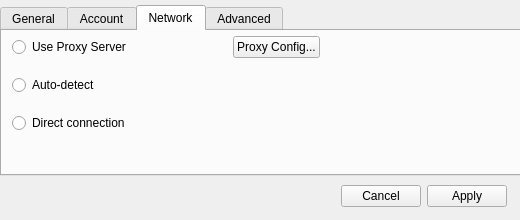
<?xml version="1.0" encoding="UTF-8"?>
<ui version="4.0">
 <class>Dialog</class>
 <widget class="QDialog" name="Dialog">
  <property name="geometry">
   <rect>
    <x>0</x>
    <y>0</y>
    <width>520</width>
    <height>220</height>
   </rect>
  </property>
  <property name="windowTitle">
   <string>Preferences</string>
  </property>
  <property name="windowIcon">
   <iconset>
    <normaloff>nxdrive/data/icons/advanced.png</normaloff>nxdrive/data/icons/advanced.png</iconset>
  </property>
  <widget class="QTabWidget" name="tabWidget">
   <property name="geometry">
    <rect>
     <x>0</x>
     <y>5</y>
     <width>521</width>
     <height>171</height>
    </rect>
   </property>
   <property name="currentIndex">
    <number>2</number>
   </property>
   <property name="iconSize">
    <size>
     <width>48</width>
     <height>48</height>
    </size>
   </property>
   <widget class="QWidget" name="tabGeneral">
    <attribute name="icon">
     <iconset>
      <normaloff>nxdrive/data/icons/general-configuration.png</normaloff>nxdrive/data/icons/general-configuration.png</iconset>
    </attribute>
    <attribute name="title">
     <string>General</string>
    </attribute>
    <widget class="QWidget" name="layoutWidget">
     <property name="geometry">
      <rect>
       <x>20</x>
       <y>0</y>
       <width>430</width>
       <height>64</height>
      </rect>
     </property>
     <layout class="QVBoxLayout" name="verticalLayout" stretch="1,1,0">
      <property name="spacing">
       <number>6</number>
      </property>
      <item>
       <widget class="QCheckBox" name="cbNotifications">
        <property name="enabled">
         <bool>true</bool>
        </property>
        <property name="sizePolicy">
         <sizepolicy hsizetype="Preferred" vsizetype="Minimum">
          <horstretch>0</horstretch>
          <verstretch>0</verstretch>
         </sizepolicy>
        </property>
        <property name="minimumSize">
         <size>
          <width>200</width>
          <height>22</height>
         </size>
        </property>
        <property name="mouseTracking">
         <bool>false</bool>
        </property>
        <property name="text">
         <string>Show notifications</string>
        </property>
        <property name="checked">
         <bool>true</bool>
        </property>
       </widget>
      </item>
      <item>
       <widget class="QCheckBox" name="cbAutostart">
        <property name="minimumSize">
         <size>
          <width>0</width>
          <height>22</height>
         </size>
        </property>
        <property name="text">
         <string>Start CloudDesk sync automatically when starting this computer</string>
        </property>
        <property name="checked">
         <bool>true</bool>
        </property>
       </widget>
      </item>
      <item>
       <widget class="QCheckBox" name="cbIconOverlays">
        <property name="minimumSize">
         <size>
          <width>0</width>
          <height>22</height>
         </size>
        </property>
        <property name="text">
         <string>Show files sync status icons</string>
        </property>
        <property name="checked">
         <bool>true</bool>
        </property>
       </widget>
      </item>
     </layout>
    </widget>
   </widget>
   <widget class="QWidget" name="tabAccount">
    <attribute name="icon">
     <iconset>
      <normaloff>nxdrive/data/icons/user-account.png</normaloff>nxdrive/data/icons/user-account.png</iconset>
    </attribute>
    <attribute name="title">
     <string>Account</string>
    </attribute>
    <widget class="QWidget" name="layoutWidget">
     <property name="geometry">
      <rect>
       <x>10</x>
       <y>4</y>
       <width>502</width>
       <height>127</height>
      </rect>
     </property>
     <layout class="QGridLayout" name="gridLayout">
      <item row="0" column="0">
       <widget class="QLabel" name="label">
        <property name="cursor">
         <cursorShape>ArrowCursor</cursorShape>
        </property>
        <property name="text">
         <string>Account:</string>
        </property>
       </widget>
      </item>
      <item row="0" column="1">
       <widget class="QLineEdit" name="txtAccount">
        <property name="enabled">
         <bool>false</bool>
        </property>
        <property name="sizePolicy">
         <sizepolicy hsizetype="MinimumExpanding" vsizetype="MinimumExpanding">
          <horstretch>0</horstretch>
          <verstretch>0</verstretch>
         </sizepolicy>
        </property>
        <property name="minimumSize">
         <size>
          <width>250</width>
          <height>22</height>
         </size>
        </property>
        <property name="maxLength">
         <number>50</number>
        </property>
       </widget>
      </item>
      <item row="0" column="2">
       <widget class="QPushButton" name="btnDisconnect">
        <property name="toolTip">
         <string>Link and unlink this device</string>
        </property>
        <property name="text">
         <string>Disconnect</string>
        </property>
       </widget>
      </item>
      <item row="1" column="0">
       <widget class="QLabel" name="label_3">
        <property name="text">
         <string>CloudDesk Url</string>
        </property>
       </widget>
      </item>
      <item row="1" column="1">
       <widget class="QLineEdit" name="txtUrl">
        <property name="enabled">
         <bool>true</bool>
        </property>
        <property name="minimumSize">
         <size>
          <width>250</width>
          <height>22</height>
         </size>
        </property>
       </widget>
      </item>
      <item row="2" column="0">
       <widget class="QLabel" name="label_2">
        <property name="minimumSize">
         <size>
          <width>0</width>
          <height>22</height>
         </size>
        </property>
        <property name="text">
         <string>Computer Name:</string>
        </property>
       </widget>
      </item>
      <item row="2" column="1">
       <widget class="QLabel" name="lblComputer">
        <property name="minimumSize">
         <size>
          <width>250</width>
          <height>22</height>
         </size>
        </property>
        <property name="text">
         <string>computer name here</string>
        </property>
        <property name="alignment">
         <set>Qt::AlignRight|Qt::AlignTrailing|Qt::AlignVCenter</set>
        </property>
       </widget>
      </item>
      <item row="3" column="0">
       <widget class="QLabel" name="label_4">
        <property name="text">
         <string>CloudDesk location</string>
        </property>
       </widget>
      </item>
      <item row="3" column="1">
       <widget class="QLabel" name="lblCloudFolder">
        <property name="minimumSize">
         <size>
          <width>250</width>
          <height>22</height>
         </size>
        </property>
        <property name="text">
         <string>TextLabel</string>
        </property>
        <property name="alignment">
         <set>Qt::AlignRight|Qt::AlignTrailing|Qt::AlignVCenter</set>
        </property>
       </widget>
      </item>
     </layout>
    </widget>
   </widget>
   <widget class="QWidget" name="tabNetwork">
    <attribute name="icon">
     <iconset>
      <normaloff>nxdrive/data/icons/network-proxy.png</normaloff>nxdrive/data/icons/network-proxy.png</iconset>
    </attribute>
    <attribute name="title">
     <string>Network</string>
    </attribute>
    <widget class="QWidget" name="">
     <property name="geometry">
      <rect>
       <x>10</x>
       <y>0</y>
       <width>308</width>
       <height>110</height>
      </rect>
     </property>
     <layout class="QGridLayout" name="gridLayout_2">
      <item row="0" column="0">
       <widget class="QRadioButton" name="rbProxy">
        <property name="minimumSize">
         <size>
          <width>0</width>
          <height>32</height>
         </size>
        </property>
        <property name="text">
         <string>Use Proxy Server</string>
        </property>
       </widget>
      </item>
      <item row="0" column="1">
       <spacer name="horizontalSpacer">
        <property name="orientation">
         <enum>Qt::Horizontal</enum>
        </property>
        <property name="sizeHint" stdset="0">
         <size>
          <width>18</width>
          <height>17</height>
         </size>
        </property>
       </spacer>
      </item>
      <item row="0" column="2">
       <widget class="QPushButton" name="btnProxy">
        <property name="text">
         <string>Proxy Config...</string>
        </property>
       </widget>
      </item>
      <item row="1" column="0">
       <widget class="QRadioButton" name="rbAutodetect">
        <property name="minimumSize">
         <size>
          <width>0</width>
          <height>32</height>
         </size>
        </property>
        <property name="text">
         <string>Auto-detect</string>
        </property>
       </widget>
      </item>
      <item row="2" column="0">
       <widget class="QRadioButton" name="rbDirect">
        <property name="minimumSize">
         <size>
          <width>0</width>
          <height>32</height>
         </size>
        </property>
        <property name="text">
         <string>Direct connection</string>
        </property>
       </widget>
      </item>
      <item row="2" column="1" colspan="2">
       <spacer name="horizontalSpacer_2">
        <property name="orientation">
         <enum>Qt::Horizontal</enum>
        </property>
        <property name="sizeHint" stdset="0">
         <size>
          <width>156</width>
          <height>17</height>
         </size>
        </property>
       </spacer>
      </item>
     </layout>
    </widget>
   </widget>
   <widget class="QWidget" name="tabAdvanced">
    <attribute name="icon">
     <iconset>
      <normaloff>nxdrive/data/icons/advanced.png</normaloff>nxdrive/data/icons/advanced.png</iconset>
    </attribute>
    <attribute name="title">
     <string>Advanced</string>
    </attribute>
    <widget class="QWidget" name="layoutWidget">
     <property name="geometry">
      <rect>
       <x>10</x>
       <y>5</y>
       <width>495</width>
       <height>135</height>
      </rect>
     </property>
     <layout class="QGridLayout" name="gridLayout_3">
      <item row="0" column="0">
       <widget class="QLabel" name="label_7">
        <property name="text">
         <string>CloudDesk location</string>
        </property>
       </widget>
      </item>
      <item row="0" column="1">
       <widget class="QLineEdit" name="txtCloudfolder">
        <property name="enabled">
         <bool>false</bool>
        </property>
        <property name="minimumSize">
         <size>
          <width>250</width>
          <height>22</height>
         </size>
        </property>
       </widget>
      </item>
      <item row="0" column="2">
       <widget class="QPushButton" name="btnBrowsefolder">
        <property name="minimumSize">
         <size>
          <width>100</width>
          <height>32</height>
         </size>
        </property>
        <property name="toolTip">
         <string>Change the CloudDesk folder</string>
        </property>
        <property name="text">
         <string>Change...</string>
        </property>
       </widget>
      </item>
      <item row="1" column="0">
       <widget class="QCheckBox" name="cbEnablelog">
        <property name="text">
         <string>Enable logging</string>
        </property>
       </widget>
      </item>
      <item row="1" column="1">
       <widget class="QLineEdit" name="txtLogfile">
        <property name="enabled">
         <bool>false</bool>
        </property>
        <property name="minimumSize">
         <size>
          <width>250</width>
          <height>22</height>
         </size>
        </property>
       </widget>
      </item>
      <item row="1" column="2">
       <widget class="QPushButton" name="btnBrowselog">
        <property name="sizePolicy">
         <sizepolicy hsizetype="Fixed" vsizetype="Fixed">
          <horstretch>0</horstretch>
          <verstretch>0</verstretch>
         </sizepolicy>
        </property>
        <property name="minimumSize">
         <size>
          <width>100</width>
          <height>32</height>
         </size>
        </property>
        <property name="baseSize">
         <size>
          <width>0</width>
          <height>0</height>
         </size>
        </property>
        <property name="text">
         <string>Change...</string>
        </property>
       </widget>
      </item>
      <item row="2" column="1">
       <widget class="QLabel" name="label_9">
        <property name="minimumSize">
         <size>
          <width>0</width>
          <height>22</height>
         </size>
        </property>
        <property name="text">
         <string>Folders to synchronize</string>
        </property>
        <property name="alignment">
         <set>Qt::AlignRight|Qt::AlignTrailing|Qt::AlignVCenter</set>
        </property>
       </widget>
      </item>
      <item row="2" column="2">
       <widget class="QPushButton" name="btnSelect">
        <property name="minimumSize">
         <size>
          <width>100</width>
          <height>32</height>
         </size>
        </property>
        <property name="text">
         <string>Select...</string>
        </property>
       </widget>
      </item>
      <item row="3" column="0" colspan="3">
       <widget class="QLabel" name="lblStorage">
        <property name="minimumSize">
         <size>
          <width>0</width>
          <height>22</height>
         </size>
        </property>
        <property name="text">
         <string>used storage here</string>
        </property>
        <property name="alignment">
         <set>Qt::AlignLeading|Qt::AlignLeft|Qt::AlignVCenter</set>
        </property>
       </widget>
      </item>
     </layout>
    </widget>
   </widget>
  </widget>
  <widget class="QWidget" name="layoutWidget">
   <property name="geometry">
    <rect>
     <x>6</x>
     <y>179</y>
     <width>501</width>
     <height>34</height>
    </rect>
   </property>
   <layout class="QHBoxLayout" name="horizontalLayout">
    <item>
     <spacer name="horizontalSpacer_4">
      <property name="orientation">
       <enum>Qt::Horizontal</enum>
      </property>
      <property name="sizeHint" stdset="0">
       <size>
        <width>338</width>
        <height>22</height>
       </size>
      </property>
     </spacer>
    </item>
    <item>
     <widget class="QDialogButtonBox" name="buttonBox">
      <property name="orientation">
       <enum>Qt::Horizontal</enum>
      </property>
      <property name="standardButtons">
       <set>QDialogButtonBox::Apply|QDialogButtonBox::Cancel</set>
      </property>
     </widget>
    </item>
   </layout>
  </widget>
 </widget>
 <resources/>
 <connections>
  <connection>
   <sender>buttonBox</sender>
   <signal>accepted()</signal>
   <receiver>Dialog</receiver>
   <slot>accept()</slot>
   <hints>
    <hint type="sourcelabel">
     <x>248</x>
     <y>254</y>
    </hint>
    <hint type="destinationlabel">
     <x>157</x>
     <y>274</y>
    </hint>
   </hints>
  </connection>
  <connection>
   <sender>buttonBox</sender>
   <signal>rejected()</signal>
   <receiver>Dialog</receiver>
   <slot>reject()</slot>
   <hints>
    <hint type="sourcelabel">
     <x>316</x>
     <y>260</y>
    </hint>
    <hint type="destinationlabel">
     <x>286</x>
     <y>274</y>
    </hint>
   </hints>
  </connection>
 </connections>
</ui>
